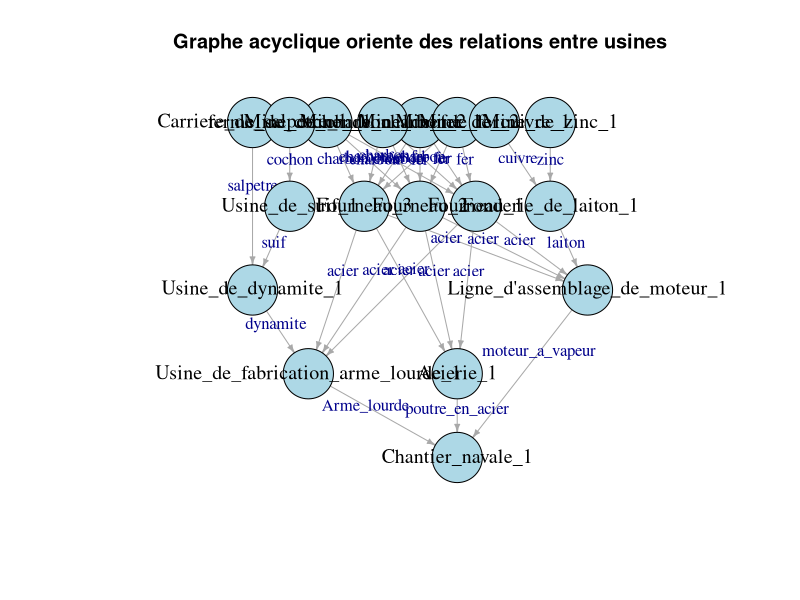
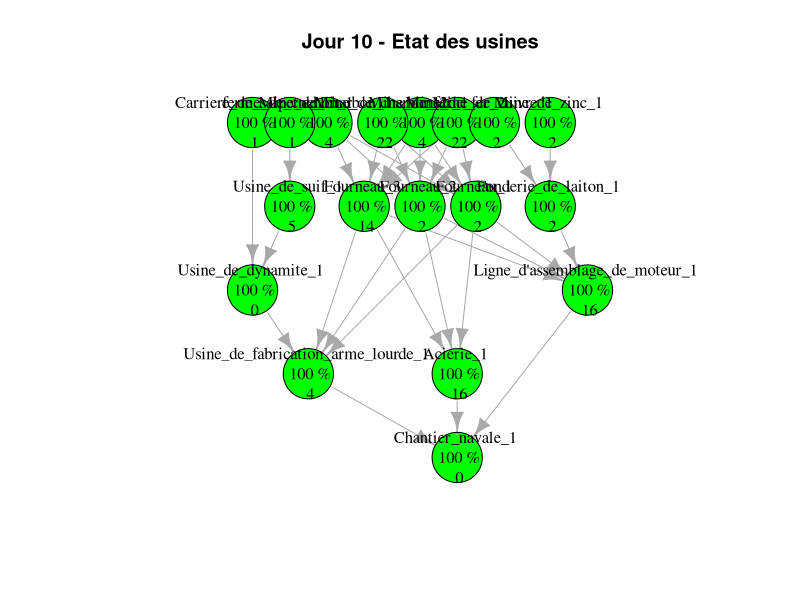
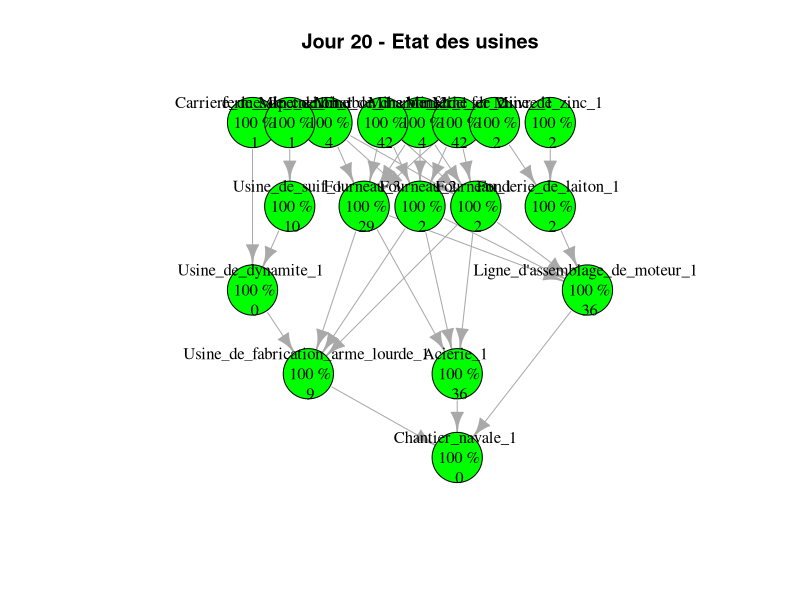
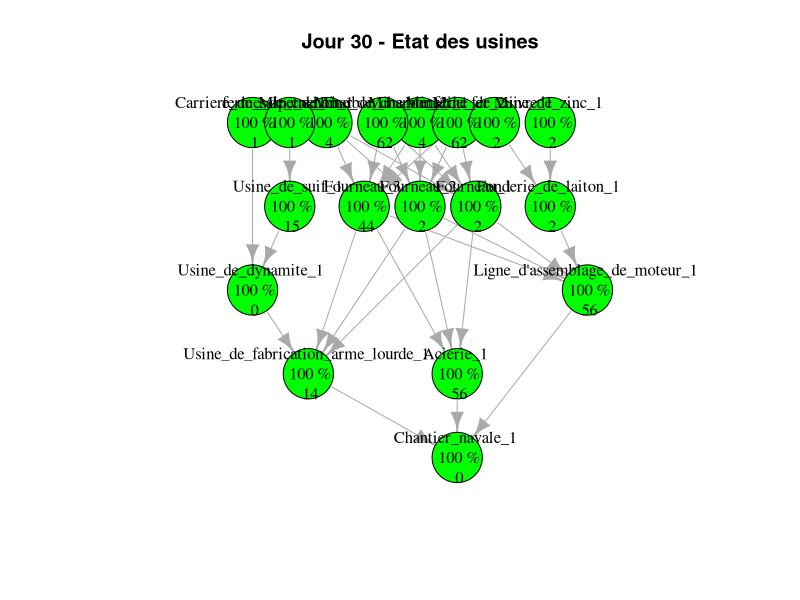
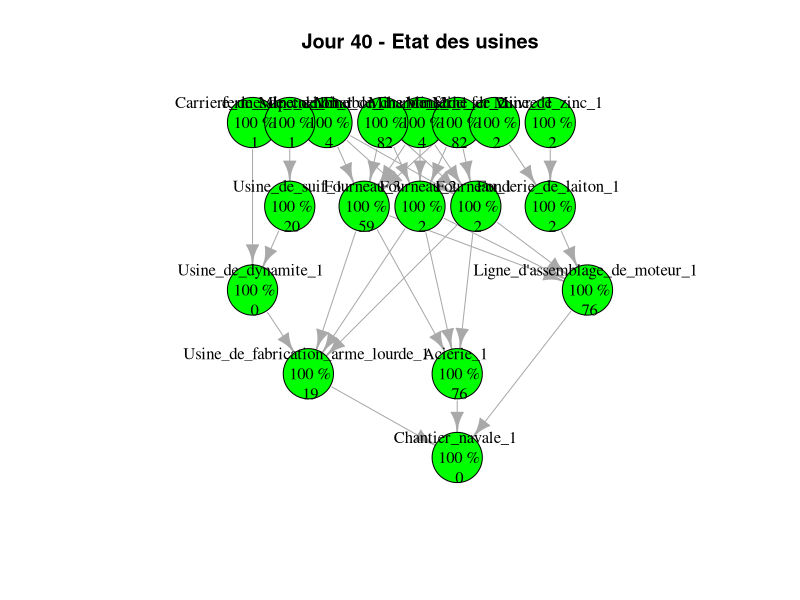
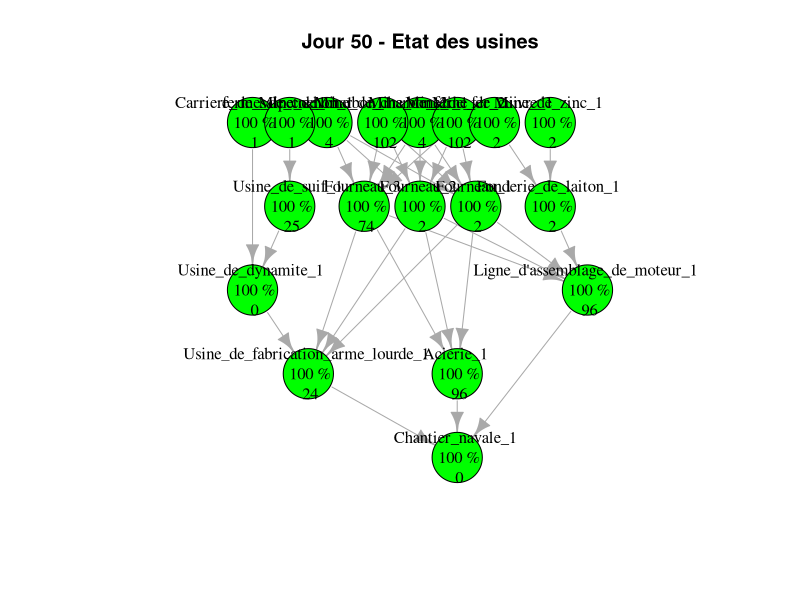
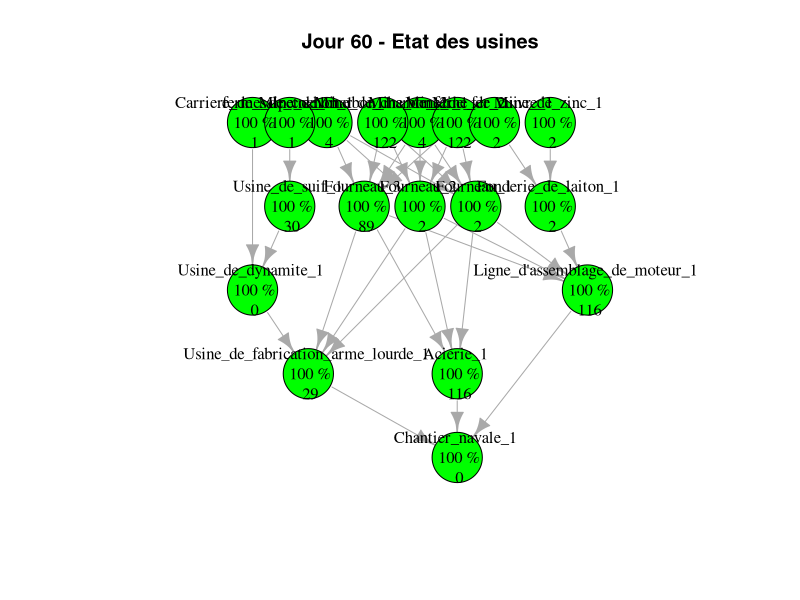
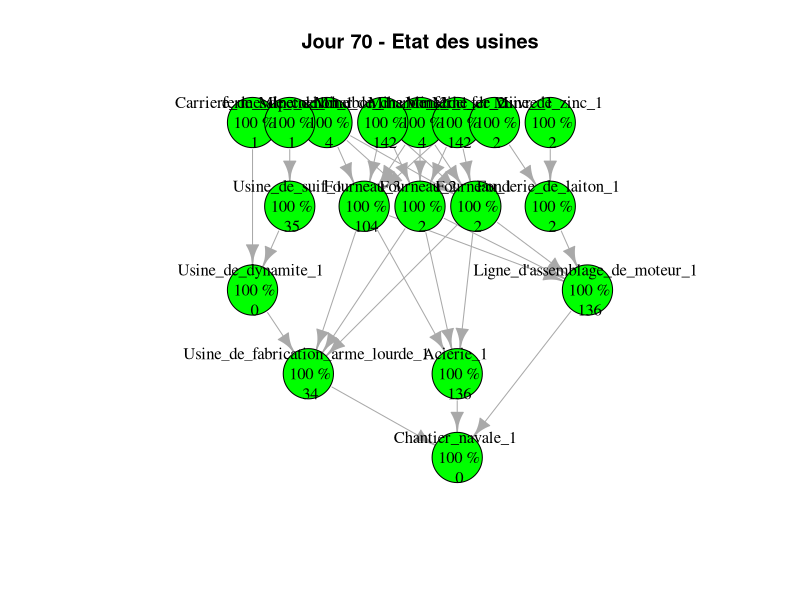

R code for these plots, in order:
library(igraph)

# Définir un tableau pour les types d'usines
types_usines <- data.frame(
  Type = c(
    "Chantier_navale",
    "Acierie",
    "Usine_de_fabrication_arme_lourde",
    "Fourneau",
    "Usine_de_dynamite",
    "Mine_de_charbon",
    "Mine_de_fer",
    "Carriere_de_salpetre",
    "Usine_de_suif",
    "ferme_de_cochon",
    "Ligne_d'assemblage_de_moteur",
    "Fonderie_de_laiton",
    "Mine_de_cuivre",
    "Mine_de_zinc"
  ),
  TempsDeProduction = c(
    15,
    0.75,
    1,
    0.5,
    1,
    0.25,
    0.25,
    2,
    1,
    1,
    0.75,
    0.75,
    0.5,
    0.5
  ),
  ressource_output = c(
    "croiseur_de_combat",
    "poutre_en_acier",
    "Arme_lourde",
    "acier",
    "dynamite",
    "charbon",
    "fer",
    "salpetre",
    "suif",
    "cochon",
    "moteur_a_vapeur",
    "laiton",
    "cuivre",
    "zinc"
  ),
  ressource_input = c(
    "20:poutre_en_acier 16:moteur_a_vapeur 10:Arme_lourde",
    "acier",
    "dynamite acier",
    "fer charbon",
    "salpetre suif",
    "void",
    "void",
    "void",
    "cochon",
    "void",
    "laiton acier",
    "cuivre zinc",
    "void",
    "void"
  ),
  Nombre = c(
    1,  # 1 Chantier_navale
    1,  # 1 Acierie
    1,  # 1 Usine_de_fabrication_arme_lourde
    3,  # 3 Fourneaux
    1,  # 1 Usine_de_dynamite
    2,  # 1 Mine_de_charbon
    2,  # 1 Mine_de_fer
    1,  # 1 Carriere_de_salpetre
    1,  # 1 Usine_de_suif
    1,  # 1 ferme_de_cochon
    1,  # 1 Ligne_d'assemblage_de_moteur
    1,  # 1 Fonderie_de_laiton
    1,  # 1 Mine_de_cuivre
    1   # 1 Mine_de_zinc
  ),
  Quantite_ressource = c(
    "20 16 10",  # Chantier_navale
    "1",        # Acierie
    "1 1",     # Usine_de_fabrication_arme_lourde
    "1 1",     # Fourneau
    "1 1",     # Usine_de_dynamite
    "0",         # Mine_de_charbon (Pas de ressource d'entrée)
    "0",         # Mine_de_fer
    "0",         # Carriere_de_salpetre
    "1",        # Usine_de_suif
    "0",         # ferme_de_cochon
    "1 1",     # Ligne_d'assemblage_de_moteur
    "1 1",     # Fonderie_de_laiton
    "0",         # Mine_de_cuivre
    "0"          # Mine_de_zinc
  )
)

# Étendre le tableau pour générer les usines
extended_usines <- do.call(rbind, lapply(1:nrow(types_usines), function(i) {
  n <- types_usines$Nombre[i]
  data.frame(
    Type = paste0(types_usines$Type[i], "_", seq_len(n)),  # Générer des noms uniques
    TempsDeProduction = rep(types_usines$TempsDeProduction[i], n),
    ressource_output = rep(types_usines$ressource_output[i], n),
    ressource_input = rep(types_usines$ressource_input[i], n),
    stringsAsFactors = FALSE
  )
}))

# Résultat final : Tableau étendu
print(extended_usines)

# Créer un tableau des relations
relations <- data.frame(Source = character(), Target = character(), Resource = character(), stringsAsFactors = FALSE)

for (i in 1:nrow(extended_usines)) {
  inputs <- strsplit(extended_usines$ressource_input[i], " ")[[1]]
  cat("DEBUG: Inputs for", extended_usines$Type[i], ":", inputs, "\n") # Log des inputs
  inputs <- strsplit(extended_usines$ressource_input[i], " ")[[1]]

  for (input in inputs) {
    if (input != "void") {

      resource_name <- sub(".*:", "", input) # Si le format inclut des quantités (e.g., "60:poutre_en_acier")
      source_usine <- extended_usines$Type[extended_usines$ressource_output == resource_name]
      cat("DEBUG: Source usine for", resource_name, ":", source_usine, "\n") # Log pour source_usine
      if (length(source_usine) > 0) {
        relations <- rbind(relations, data.frame(Source = source_usine, Target = extended_usines$Type[i], Resource = resource_name))
      }
    }
    print(paste("Type d'usine:", extended_usines$Type[i], "- Temps de production:", extended_usines$TempsDeProduction[i], "Jours"))
  }
}

# Résultat final
print(relations)

# Générer le graphe avec igraph
g <- graph_from_data_frame(relations, directed = TRUE)

# Initialiser les attributs des nœuds
V(g)$statut <- "Normal"      # État initial
V(g)$productivity <- 100      # Productivité initiale
V(g)$stock <- 0              # Stock initial de chaque ressource
V(g)$days_in_state <- 0       # Nombre de jours dans un état non normal
V(g)$production_timer <- 0    # Compteur pour la production

# Fonction pour simuler les états
simulate_states <- function(graph, p_greve, p_maladie, p_incident, t, t_greve = 7, t_maladie = 5, t_incident = 10, plot_interval = 10) {
  size_graph <- vcount(graph)
  resource_output <- setNames(extended_usines$ressource_output, extended_usines$Type)
  resource_input <- setNames(extended_usines$ressource_input, extended_usines$Type)
  production_time <- setNames(extended_usines$TempsDeProduction, extended_usines$Type)

   consumer_indices <- setNames(rep(1, length(unique(extended_usines$ressource_output))), unique(extended_usines$ressource_output))

  # Simulation sur t jours
  for (day in 1:t) {
    cat("\n=== Jour", day, "===\n")
    new_statut <- V(graph)$statut
    new_productivity <- V(graph)$productivity
    new_days_in_state <- V(graph)$days_in_state
    new_stock <- V(graph)$stock
    new_production_timer <- V(graph)$production_timer

    # Parcourir chaque usine pour mettre à jour son état
    for (i in 1:size_graph) {
      if (new_statut[i] == "Normal") {
        # Vérifier les probabilités pour changer d'état
        if (runif(1) < p_greve) {
          new_statut[i] <- "Greve"
          new_days_in_state[i] <- 0
        } else if (runif(1) < p_maladie) {
          new_statut[i] <- "Maladie"
          new_days_in_state[i] <- 0
        } else if (runif(1) < p_incident) {
          new_statut[i] <- "Incident"
          new_days_in_state[i] <- 0
        }
      } else {
        # Si l'usine est dans un état non normal, elle retourne à l'état normal après t_state jours
        new_days_in_state[i] <- new_days_in_state[i] + 1
        #if (new_days_in_state[i] >= t_state) {
        if ((new_statut[i] == "Greve" && new_days_in_state[i] >= t_greve) ||
            (new_statut[i] == "Maladie" && new_days_in_state[i] >= t_maladie) ||
            (new_statut[i] == "Incident" && new_days_in_state[i] >= t_incident)) {
          new_statut[i] <- "Normal"
          new_productivity[i] <- 100
          new_days_in_state[i] <- 0
        }
      }

      # Mettre à jour la productivité selon l'état
      if (new_statut[i] == "Greve") {
        new_productivity[i] <- 25
      } else if (new_statut[i] == "Maladie") {
        new_productivity[i] <- 50
      } else if (new_statut[i] == "Incident") {
        new_productivity[i] <- 0
      }

      # Permettre la production même avec une productivité réduite
      if (new_productivity[i] > 0) {

        # Calculer le nombre d'unités à produire
        units_produced <- ceiling((1 / production_time[V(graph)$name[i]]) * (new_productivity[i] / 100))

        inputs <- strsplit(resource_input[V(graph)$name[i]], " ")[[1]]
        if (inputs[1] != "void") {
          sufficient_stock <- all(sapply(inputs, function(r) {
            total_available <- sum(sapply(neighbors(graph, i, mode = "in"), function(neighbor) {
              if (resource_output[V(graph)$name[neighbor]] == r) {
                cat("Jour", day, ": Producteur", V(graph)$name[neighbor], "- Stock disponible :", new_stock[neighbor], "\n")
                new_stock[neighbor]
              } else {
                0
              }
            }))
            cat("Jour", day, ": Ressource", r, "- Total disponible :", total_available, "- Besoin :", units_produced, "\n")
            total_available >= units_produced
          }))

          if (sufficient_stock) {
            # Consommer les ressources en entrée
            for (r in inputs) {
              remaining_needed <- units_produced  # Quantité nécessaire de cette ressource
              for (neighbor in neighbors(graph, i, mode = "in")) {
                if (resource_output[V(graph)$name[neighbor]] == r && remaining_needed > 0) {
                  available_stock <- new_stock[neighbor]  # Stock disponible dans l'usine productrice
                  to_consume <- min(available_stock, remaining_needed)  # Consommer ce qu'on peut
                  if (to_consume > 0) {
                    # Log pour consommation
                    cat("Jour", day, ": Usine", V(graph)$name[i], "consomme", to_consume, "unités de", r,
                        "depuis Usine", V(graph)$name[neighbor],
                        "- Nouveau stock producteur :", new_stock[neighbor] - to_consume, "\n")
                    # Décrémenter le stock
                    new_stock[neighbor] <- new_stock[neighbor] - to_consume
                    remaining_needed <- remaining_needed - to_consume

                    # Arrêter la boucle si tout est consommé
                    if (remaining_needed <= 0) break
                  }
                }
              }
            }

            # Incrémenter le timer de production
            new_production_timer[i] <- new_production_timer[i] + 1
            if (new_production_timer[i] >= (production_time[V(graph)$name[i]] / (new_productivity[i] / 100))) {
              # Calculer le nombre d'unités produites
              units_produced <- ceiling((1 / production_time[V(graph)$name[i]]) * (new_productivity[i] / 100))
              new_stock[i] <- new_stock[i] + units_produced
              cat("Jour", day, ": Usine", V(graph)$name[i], "produit", units_produced, "unités de",
                  resource_output[V(graph)$name[i]], "- Nouveau stock :", new_stock[i], "\n")
              new_production_timer[i] <- 0
            }
          }
          else{
            cat("Jour", day, ": Usine", V(graph)$name[i], "n'a pas assez de ressources pour produire. Besoin :",units_produced, "unités.\n")
          }
        } else {
          new_production_timer[i] <- new_production_timer[i] + 1
          if (new_production_timer[i] >= (production_time[V(graph)$name[i]] / (new_productivity[i] / 100))) {
            # Calculer le nombre d'unités produites
            units_produced <- ceiling((1 / production_time[V(graph)$name[i]]) * (new_productivity[i] / 100))
            new_stock[i] <- new_stock[i] + units_produced
            cat("Jour", day, ": Usine", V(graph)$name[i], "produit", units_produced, "unités de",
                resource_output[V(graph)$name[i]], "- Nouveau stock :", new_stock[i], "\n")
            new_production_timer[i] <- 0
          }
        }
      }
    }

    # Mettre à jour les attributs du graphe
    V(graph)$statut <- new_statut
    V(graph)$productivity <- new_productivity
    V(graph)$days_in_state <- new_days_in_state
    V(graph)$stock <- new_stock
    V(graph)$production_timer <- new_production_timer

    # Associer des couleurs selon l'état
    V(graph)$color <- ifelse(V(graph)$statut == "Normal", "green",
                             ifelse(V(graph)$statut == "Greve", "red",
                                    ifelse(V(graph)$statut == "Maladie", "orange", "blue")))

    # Afficher le graphe uniquement à l'intervalle défini
    if (day %% plot_interval == 0 || day == t) {
      cat("Jour", day, "- Etat des usines\n")
      #png("output_graph.png", width = 1200, height = 800)
      plot(
        graph,
        vertex.label = paste(V(graph)$name, "\n", V(graph)$productivity, "%\n",V(graph)$stock),
        vertex.size = 30,
        vertex.label.color = "black",
        vertex.color = V(graph)$color,
        main = paste("Jour", day, "- Etat des usines"),
        layout = layout_with_sugiyama(graph)$layout
      )
    }

    Sys.sleep(0.5)  # Pause entre les jours (réduit pour tester rapidement)
  }
}

  # Vérifier si le graphe est acyclique
if (!is_dag(g)) {
  stop("Le graphe contient des cycles. Veuillez vérifier les relations.")
}

#png("output_graph.png", width = 1200, height = 800)
# Visualisation du graphe
plot(
  g,
  vertex.label = V(g)$name,               # Étiquettes des nœuds (nom des usines)
  vertex.size = 30,                      # Taille des nœuds
  vertex.color = "lightblue",            # Couleur des nœuds
  vertex.label.cex = 1.2,                # Taille du texte des étiquettes
  vertex.label.color = "black",          # Couleur du texte des étiquettes
  edge.label = E(g)$Resource,            # Étiquettes des arêtes (ressources)
  edge.color = "darkgray",               # Couleur des arêtes
  edge.arrow.size = 0.4,                 # Taille des flèches
  layout = layout_with_sugiyama(g)$layout,
  main = "Graphe acyclique oriente des relations entre usines"
)

# Afficher les informations sur le graphe
cat("Nombre de sommets (usines) :", vcount(g), "\n")
cat("Nombre d'arêtes (relations) :", ecount(g), "\n")

# Simulation sur 100 jours avec un plot tous les 10 jours
simulate_states(
  g,
  p_greve = 0.00,    # Probabilité qu'une usine passe en grève
  p_maladie = 0.00,   # Probabilité qu'une usine passe en maladie
  p_incident = 0.00, # Probabilité qu'une usine ait un incident
  t = 100,           # Duree Simulation
  plot_interval = 10# Afficher le graphe tous les x jours
)
